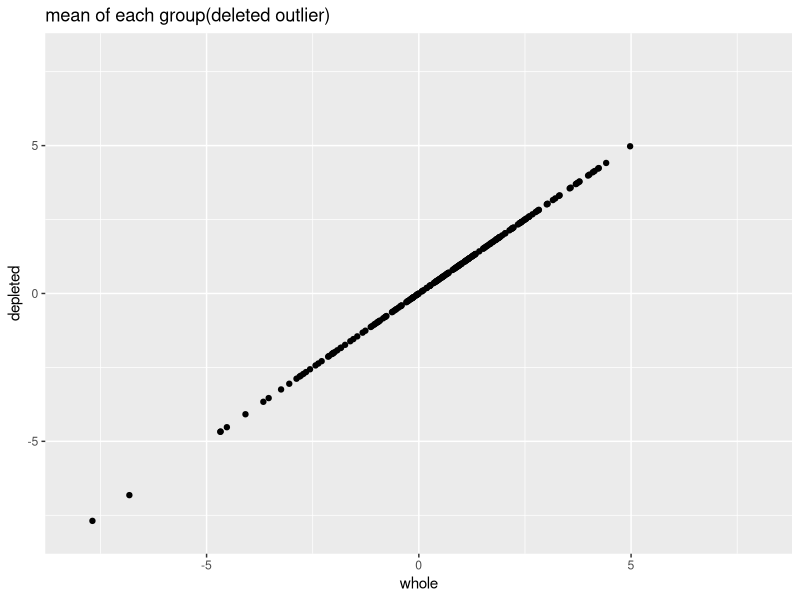
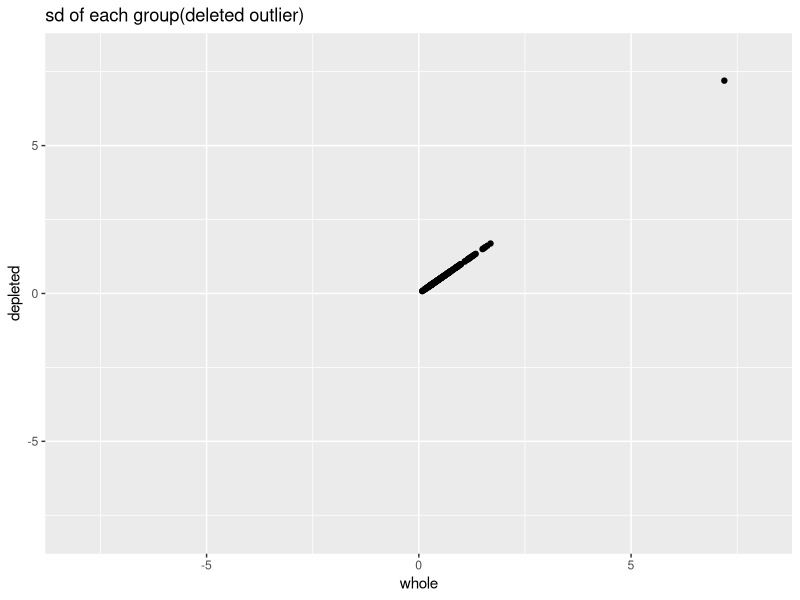
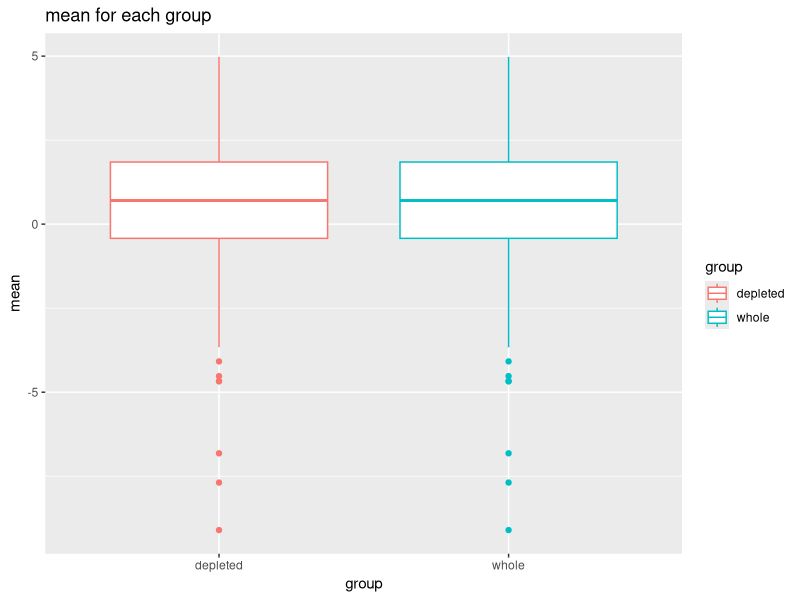
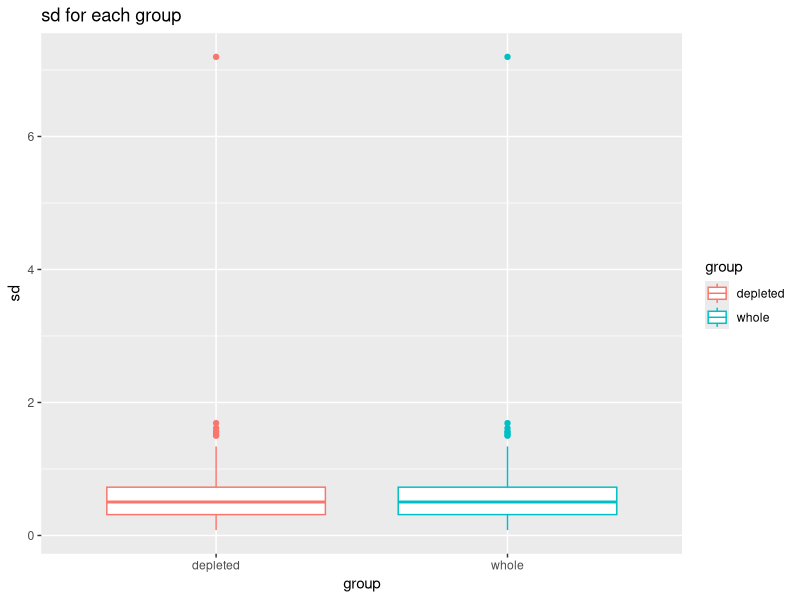

Source code (R) for these figures, in order:
library("lme4")

library("plyr")
library("ggplot2")
library("MASS")
# read data

#dat <- read.csv("P:/RFI Protemics/twofileswithproteindata/Proteins of Interst for Tech Paper.csv")

#dat <- read.csv("/run/user/1000/gvfs/smb-share:server=smb.stat.iastate.edu,share=ntyet/RFI Protemics/twofileswithproteindata/Proteins of Interst for Tech Paper.csv")
dat <- read.csv("Proteins of Interst for Tech Paper.csv")

dim(dat)

x <- colnames(dat) # column name of data
x


y <- c( "Image","X", paste("X.", 1:31, sep = "")) # Column name unsued

# Column name used in analysis including the id of protein and 16 gels  
# of 8 animals, each gel runs twice

use.col <- setdiff(x,y)
use.col
dat.used <- as.matrix(dat[, use.col])
dim(dat.used)


# The first row is group classification, the second row is the name of Std. Abund, therefore the data actually in use is the dat.used except the first 2 rows
dat.final <- matrix(as.numeric(dat.used[-c(1:2),]), 
                    nrow = nrow(dat.used)-2,
                    ncol = ncol(dat.used),
                    byrow = F) 
dim(dat.final)

head(dat.final)

# Group of each sample

group <- dat.used[1,-1] 
group

# Obtain data for each group: Depelted and Not.Depleted (Whole), the first column of dat.final contains name of protein
depleted.dat <- dat.final[,-1][,group=="Depleted"]
dim(depleted.dat)
depleted.dat[1,]

not.depleted.dat <- dat.final[,-1][,group=="Whole"]
dim(not.depleted.dat)
not.depleted.dat[1,]

# Find out which Cy is used for each run

group[group=="Depleted"] # Cy for Depleted group: rep(c(5,5,3,3),4)

group[group=="Whole"] # Cy for Whole group: rep(c(3,3,5,5),4)

#metadata <- read.table("/run/user/1000/gvfs/smb-share:server=smb.stat.iastate.edu,share=ntyet/RFI Protemics/twofileswithproteindata/Meta.data2.txt")
#metadata <- read.table("Meta.data2.txt")
#str(metadata)
# Sample.Name <- c("1807", "4810", "1209", "1906", "3908", "3106", "2107", "2712")
# line <- rep(c(1,2), each = 8)
# x <- rnorm(16, 0, 1)
# depleted <- "TRUE"

result <- function(x, depleted){ # x is the row of data (i.e., data of each protein spot)
  if (depleted == "TRUE"){
    cy <- as.factor(rep(c(5,5,3,3),4))
  } else {
    cy <- as.factor(rep(c(3,3,5,5),4))
  }
  animal <- as.factor(rep(1:8, each = 2))
  line <- as.factor(rep(c(1,2), each = 8))
  # check if all obsetvations for one Cy are missing or not
  if ((sum(is.na(x[cy==3]))==8|sum(is.na(x[cy==5]))==8) & 
        (sum(is.na(x[line==1]))==8|sum(is.na(x[line==2]))==8)){
    model <- lmer(x~ (1|animal), na.action="na.omit")
    mean.estimate <- summary(model)$coeff[,1]
    sd.estimate <- as.vector(sqrt(summary(model)$vcov))
    #str(summary(model))
  } 
  if ((sum(is.na(x[cy==3]))==8|sum(is.na(x[cy==5]))==8) & 
        ((sum(is.na(x[line==1]))!=8)&(sum(is.na(x[line==2]))!=8))){
    model <- lmer(x~ line + (1|animal), na.action="na.omit")
    mean.estimate <- summary(model)$coeff[1,1] + summary(model)$coeff[2,1]/2
    sd.estimate <- as.vector(sqrt(t(c(1,1/2)) %*%summary(model)$vcov%*%c(1,1/2)))
  }
  
  if ((sum(is.na(x[cy==3]))!=8|sum(is.na(x[cy==5]))!=8) & 
        ((sum(is.na(x[line==1]))==8)&(sum(is.na(x[line==2]))==8))){
    model <- lmer(x~ cy + (1|animal), na.action="na.omit")
    mean.estimate <- summary(model)$coeff[1,1] + summary(model)$coeff[2,1]/2
    sd.estimate <- as.vector(sqrt(t(c(1,1/2)) %*%summary(model)$vcov%*%c(1,1/2)))
  }
  
  if ((sum(is.na(x[cy==3]))!=8& sum(is.na(x[cy==5]))!=8) & 
        ((sum(is.na(x[line==1]))!=8)&(sum(is.na(x[line==2]))!=8))){ 
    model <- lmer(x~ cy + line + (1|animal), na.action="na.omit")
    #str(summary(model))
    mean.estimate <- summary(model)$coeff[1,1] + 
      summary(model)$coeff[2,1]/2 + 
      summary(model)$coeff[3,1]/2
    
    sd.estimate <- as.vector(sqrt(t(c(1, 1/2, 1/2))%*% summary(model)$vcov %*%c(1,1/2, 1/2)))  }
  
  
  return(c(mean.estimate, sd.estimate))
}

dim(depleted.dat)
dim(not.depleted.dat)
depleted.out <- laply(1:236, function(i)result(depleted.dat[i,], depleted = "TRUE"))

not.depleted.out <- laply(1:236, function(i)result(depleted.dat[i,], depleted = "FALSE"))

colnames(depleted.out) <- colnames(not.depleted.out) <- c("mean","sd")

summary(depleted.out) # depleted group
summary(not.depleted.out) # not.depleted group 
# mean_group <- as.data.frame(cbind(value =c(depleted.out[,"mean"], not.depleted.out[,"mean"]), group = rep(c("depleted", "whole"), each = dim(depleted.out)[1])))
# str(mean_group)
# qplot(mean_group)
# qplot(group, value, data = mean_group, geom= "boxplot")
#boxplot(depleted.out)


mean(depleted.out[,2] > not.depleted.out[,2])


wilcox.test(depleted.out[,2], not.depleted.out[, 2], alternative = "greater", paired = TRUE)

# check for outlier
sum(abs(depleted.out[,1])>10)

# Delete outlier
depleted.out2 <- depleted.out[-which(abs(depleted.out[,1])>10),]

not.depleted.out2 <- not.depleted.out[-which(abs(depleted.out[,1])>10),]

summary(depleted.out2) # depleted group
summary(not.depleted.out2) # not.depleted group 


mean(depleted.out2[,2] > not.depleted.out2[,2])


wilcox.test(depleted.out2[,2], not.depleted.out2[, 2], alternative = "greater", paired = TRUE)

depleted.out2 <- as.data.frame(depleted.out2)
not.depleted.out2 <- as.data.frame(not.depleted.out2)
depleted.out2$group <- "depleted"
not.depleted.out2$group <- "whole"
out2 <- rbind(depleted.out2, not.depleted.out2)


qplot(y = depleted.out2[,1], x = not.depleted.out2[,1], xlim = c(-8, 8), 
      ylim = c(-8, 8), main = "mean of each group(deleted outlier)",
      ylab = "depleted", 
      xlab = "whole")
qplot(y = depleted.out2[,2], x = not.depleted.out2[,2], xlim = c(-8, 8), 
      ylim = c(-8, 8), main = "sd of each group(deleted outlier)",
      ylab = "depleted", 
      xlab = "whole")


qplot(x = group, y = mean, 
        data = out2, geom = "boxplot", colour =group, 
        main = "mean for each group")

qplot(x = group, y = sd, 
      data = out2, geom = "boxplot", colour =group,
      main = "sd for each group")

  